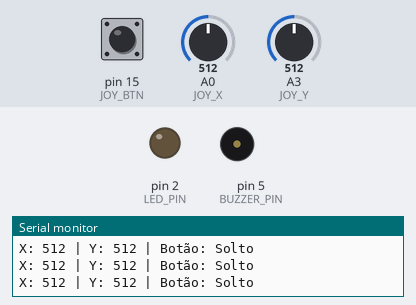
A sketch run on a simulated Arduino Uno, built with avr-gcc and run on an emulated ATmega328P. On the bench: output pins drawn as LEDs (lit = HIGH), buzzer (waves = sounding), the last lines printed to the serial monitor. The test bench sets the inputs (shaded band); at power-on: pin 15 (JOY_BTN) HIGH, A0 (JOY_X) = 512, A3 (JOY_Y) = 512.

Above: at 1.2 s.
1.3 s: pin 15 (JOY_BTN) pulled LOW for 1 s
At 1.54 s:
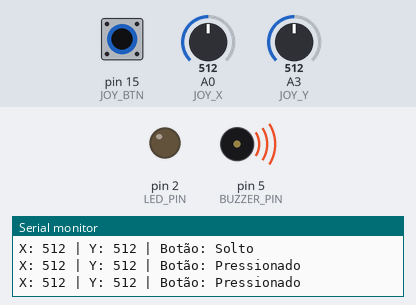
4.3 s: A0 (JOY_X) set to 716
At 5.1 s:
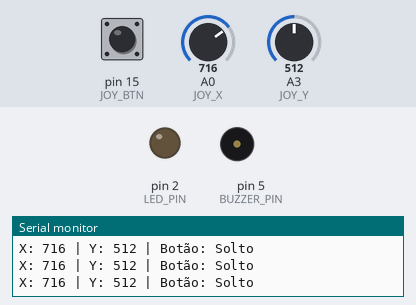
5.9 s: pin 15 (JOY_BTN) pulled LOW for 3.2 s
At 6.16 s:
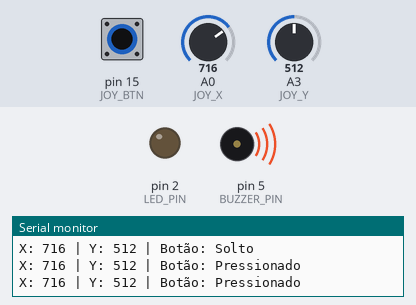
Timing chart, 0 to 10.6 s (numbered marks = the images above; inputs shaded):
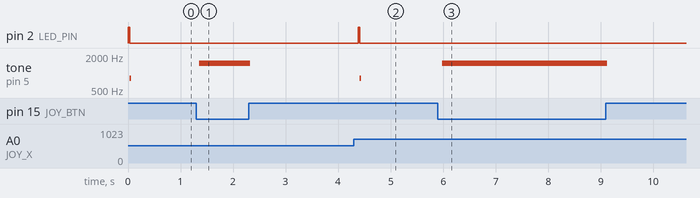

The sketch:

c_digo.ino
```cpp
// ===============================
// PINOS DO JOYSTICK
// ===============================
#define JOY_X A0     // Eixo X do joystick
#define JOY_Y A3     // Eixo Y do joystick
#define JOY_BTN 15   // Botão do joystick

// ===============================
// FEEDBACKS
// ===============================
#define LED_PIN 2
#define BUZZER_PIN 5

// ===============================
// VARIÁVEIS DO SISTEMA
// ===============================
int xValue, yValue;
int btnValue;

bool mudou = false;   // Para detectar mudança e tocar buzzer

void setup() {
  Serial.begin(115200);

  pinMode(JOY_BTN, INPUT_PULLUP);
  pinMode(LED_PIN, OUTPUT);
  pinMode(BUZZER_PIN, OUTPUT);

  Serial.println("Sistema de Controle IoT iniciado.");
}

void loop() {

  // ===============================
  // LEITURAS DO JOYSTICK
  // ===============================
  xValue = analogRead(JOY_X);  // 0–4095 no ESP32 / 0–1023 no Arduino
  yValue = analogRead(JOY_Y);
  btnValue = digitalRead(JOY_BTN);  // LOW quando pressionado

  Serial.print("X: ");
  Serial.print(xValue);
  Serial.print(" | Y: ");
  Serial.print(yValue);
  Serial.print(" | Botão: ");
  Serial.println(btnValue == LOW ? "Pressionado" : "Solto");

  // Detecta se houve mudança significativa
  static int lastX = 0;
  static int lastY = 0;

  mudou = (abs(xValue - lastX) > 50) || (abs(yValue - lastY) > 50);

  lastX = xValue;
  lastY = yValue;

  // ===============================
  // FEEDBACK COM LED
  // ===============================
  if (mudou) {
    digitalWrite(LED_PIN, HIGH);   // Pisca LED
    delay(30);
    digitalWrite(LED_PIN, LOW);
  }

  // ===============================
  // FEEDBACK COM BUZZER
  // ===============================
  if (btnValue == LOW) {           // Botão do joystick apertado
    tone(BUZZER_PIN, 1500, 120);   // beep curto
  }
  else if (mudou) {
    tone(BUZZER_PIN, 800, 30);     // beep curto quando mover
  }

  delay(120);
}
```

Measured:
- after the input at 1.3 s, tone on pin 5 (BUZZER_PIN): silent → 1500 Hz after 0.06 s, → silent 0.97 s later
- after the input at 4.3 s, pin 2 (LED_PIN): LOW → HIGH after 0.08 s, → LOW 0.03 s later; tone on pin 5 (BUZZER_PIN): silent → 800 Hz after 0.11 s, → silent 0.03 s later
- after the input at 5.9 s, tone on pin 5 (BUZZER_PIN): silent → 1500 Hz after 0.08 s, → silent 3.1 s later
